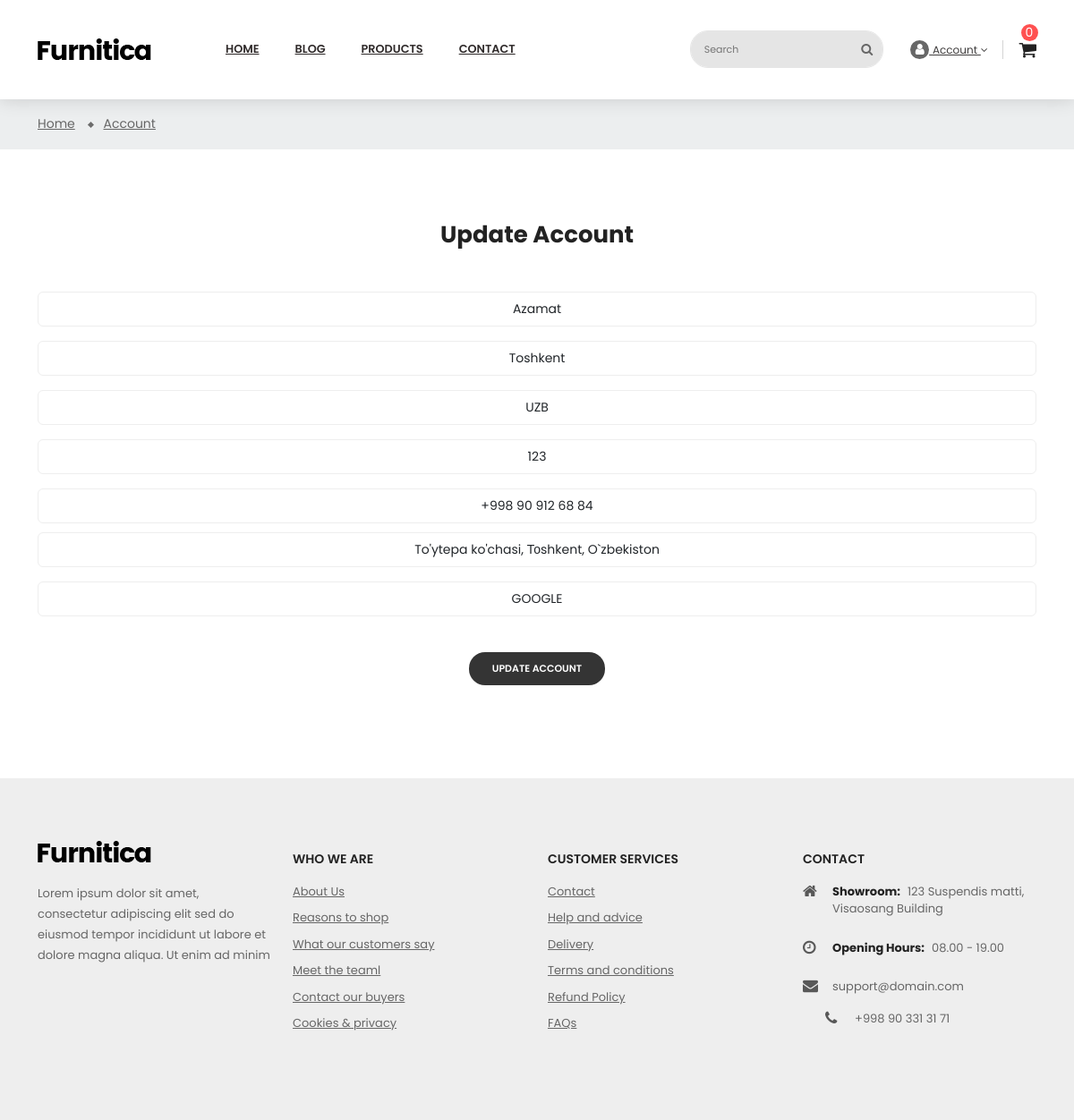
Page /en/users/account/ (signed in) on the committed database.
### users/models.py (models this page shows, shortened)
class AccountModel(models.Model):
    user = models.OneToOneField(UserModel, on_delete=models.CASCADE, related_name='account')
    full_name = models.CharField(max_length=100, null=True, blank=True)
    company = models.CharField(max_length=100, null=True, blank=True)
    city = models.CharField(max_length=100, null=True, blank=True)
    postcode = models.CharField(max_length=100, null=True, blank=True)
    address = models.CharField(max_length=100, null=True, blank=True)
    phone = models.CharField(max_length=100, null=True, blank=True)
    country = models.CharField(max_length=100, null=True, blank=True)
    class Meta:
        verbose_name = _('Account')
        verbose_name_plural = _('Accounts')

### users/views.py (the view)
# urls.py: path('account/', AccountView.as_view(), name='account'),
class AccountView(LoginRequiredMixin, UpdateView):
    template_name = 'users/acount.html'
    form_class = AccountModelForm
    success_url = reverse_lazy('users:account')
    context_object_name = 'account'
    login_url = reverse_lazy('users:login')
    def get_object(self, queryset=None):
        account, _ = AccountModel.objects.get_or_create(user=self.request.user)
        return account

### users/forms.py
class AccountModelForm(forms.ModelForm):
    class Meta:
        model = AccountModel
        exclude = ['user']

### products/templatetags/my_tags.py (called while the page is built)
@register.filter
def get_user_cart(request):
    cart = request.session.get('cart', [])
    products = ProductModel.objects.filter(pk__in=cart)
    return products

@register.filter
def get_cart_total(request):
    cart = request.session.get('cart', [])
    total = ProductModel.objects.filter(pk__in=cart).aggregate(total_price=Sum('real_price'))['total_price']
    return total if total is not None else 0

@register.simple_tag
def get_lang_url(request, lang):
    url = request.path.split('/')
    url[1] = lang
    return '/'.join(url)

### templates/users/acount.html (shortened to what this page needs)
{% extends 'base.html' %}
{% load static %}
{% block content %}
<div class="main-content">
        <div class="wrap-banner">
            <nav class="breadcrumb-bg">
                <div class="container no-index">
                    <div class="breadcrumb">
                        <ol>
                            <li>
                                <a href="{% url 'pages:home' %}">
                                    <span>Home</span>
                                </a>
                            </li>
                            <li>
                                <a href="{% url 'users:account' %}">
                                    <span>Account</span>
                                </a>
                            </li>
                        </ol>
                    </div>
                </div>
            </nav>
        </div>
        <div id="wrapper-site">
            <div class="container">
                <div class="row">
                    <div id="content-wrapper" class="col-xs-12 col-sm-12 col-md-12 col-lg-12 onecol">
                        <div id="main">
                            <div id="content" class="page-content">
                                <div class="register-form text-center">
                                    <h1 class="text-center title-page">Update Account</h1>
                                    <form action="{% url 'users:account' %}" id="customer-form" class="js-customer-form" method="post">
                                        <div>
                                            <div class="form-group">
                                                <div>
                                                    <input style="text-align: center" value="{{ account.full_name }}" class="form-control" name="full_name" type="text" placeholder="Full name">
                                                </div>
                                            </div>
                                            <div class="form-group">
                                                <div>
                                                    <input style="text-align: center" value="{{ account.country }}" class="form-control" name="country" type="text" placeholder="Country">
                                                </div>
                                            </div>
                                            <div class="form-group">
                                                <div>
                                                    <input style="text-align: center" value="{{ account.city }}" class="form-control" name="city" type="text" placeholder="City">
                                                </div>
                                            </div>
                                            <div class="form-group">
                                                <div>
                                                    <input style="text-align: center" value="{{ account.postcode }}" class="form-control" name="postcode" type="text" placeholder="Postcode">
                                                </div>
                                            </div>
                                            <div class="form-group">
                                                <div>
                                                    <input style="text-align: center" value="{{ account.phone }}" class="form-control" name="phone" type="text" placeholder="Phone">
                                                </div>
                                            </div>
                                            <div class="form-group">
                                                <div>
                                                    <input style="text-align: center" value="{{ account.address }}" class="form-control" name="address" type="text" placeholder="Address">
                                                </div>
                                            </div>
                                            <div class="form-group">
                                                <div>
                                                    <input style="text-align: center" value="{{ account.company }}" class="form-control" name="company" type="text" placeholder="Company">
                                                </div>
                                            </div>
                                        </div>
                                        <div class="clearfix">
                                            <div>
                                                <button class="btn btn-primary" data-link-action="sign-in" type="submit">
                                                    Update Account
                                                </button>
                                            </div>
                                        </div>
                                    </form>
                                </div>
                            </div>
                        </div>
                    </div>
                </div>
            </div>
        </div>
    </div>
{% endblock %}

### rows in the picture
AccountModel: full_name "Azamat", country "Toshkent", city "UZB", postcode "123", phone "+998 90 912 68 84", address "To'ytepa ko'chasi, Тоshkent, O`zbekiston", company "GOOGLE"

### other values in the picture
{{ request|get_user_cart|length }} "0"
